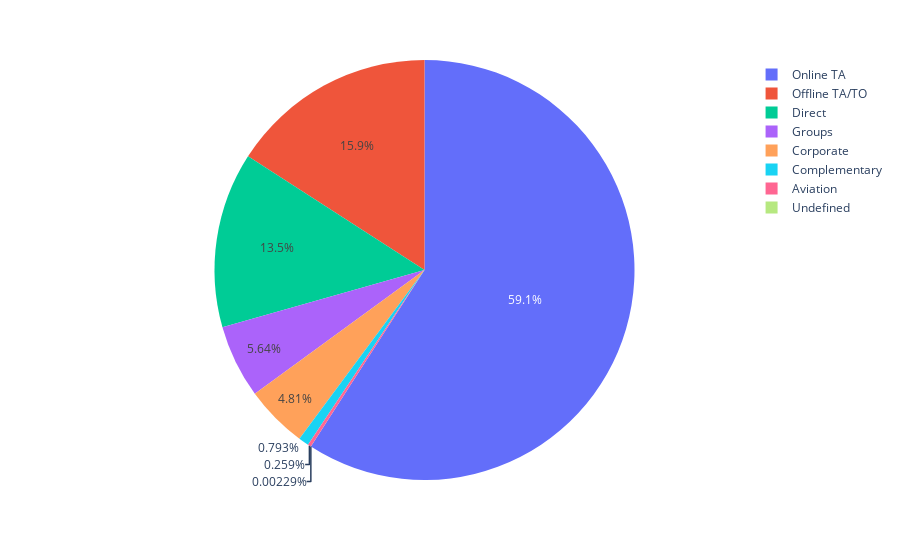

Here is the notebook cell this chart was saved with:
### Code cell
fig.show()

### Figure 1 — Plotly figure (JSON) as saved in the notebook; plotly's stock layout.template omitted (floating-point values rounded to 4 significant figures)
{"data": [{"domain": {"x": [0, 1], "y": [0, 1]}, "hovertemplate": "label=%{label}<br>value=%{value}<extra></extra>", "labels": ["Online TA", "Offline TA/TO", "Direct", "Groups", "Corporate", "Complementary", "Aviation", "Undefined"], "legendgroup": "", "name": "", "showlegend": true, "type": "pie", "values": [51553, 13855, 11780, 4922, 4200, 692, 226, 2]}], "layout": {"legend": {"tracegroupgap": 0}, "margin": {"t": 60}}}
